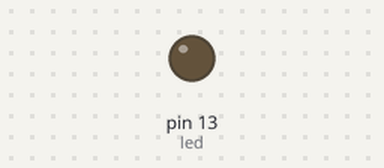
Bench run of a sketch on a simulated Arduino Uno, built with avr-gcc and run on an emulated ATmega328P. On the bench: output pins drawn as LEDs (lit = HIGH).

Above: at 0.25 s.
At 6.25 s:
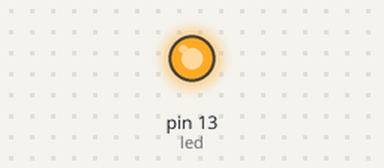
Timing chart, 0 to 6.7 s (numbered marks = the images above):
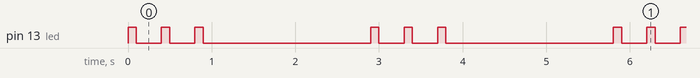

The sketch:

blink_fast.ino
```cpp
// Simple LED blink

const int led = LED_BUILTIN;
unsigned int count = 0;

void setup() {
  pinMode(led, OUTPUT);
}

void loop() {
  digitalWrite(led, HIGH);
  delay(100);
  digitalWrite(led, LOW);
  delay(300);
  digitalWrite(led, HIGH);
  delay(100);
  digitalWrite(led, LOW);
  delay(300);
  digitalWrite(led, HIGH);
  delay(100);
  digitalWrite(led, LOW);
  delay(2000);
  count++;
//  Serial.print("The blink has blunk ");
//  Serial.print(count);
//  Serial.println(" times!");
}
```

Measured:
- by itself, pin 13 (led): repeats every 2.9 s: 2 × (LOW 0.30 s, HIGH 0.10 s), LOW 2.0 s, HIGH 0.10 s
- by itself, everything shown: repeats every 2.9 s, in 6 steps
